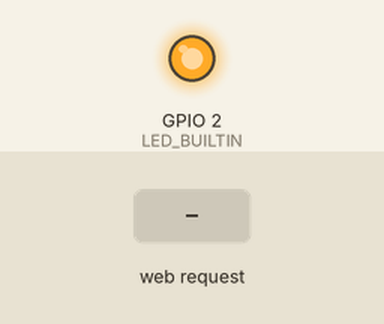
This sketch was run on a simulated ESP8266 (NodeMCU). On the bench: output pins drawn as LEDs (lit = HIGH, except the on-board LED, lit = LOW). The test bench sets the inputs (shaded band). WiFi joins after 1.5 s; servers stay silent unless stated; what the sketch prints to the serial monitor is not drawn.

Above: at 2.7 s.
2.8 s: HTTP request GET /Speed received
At 3.3 s:
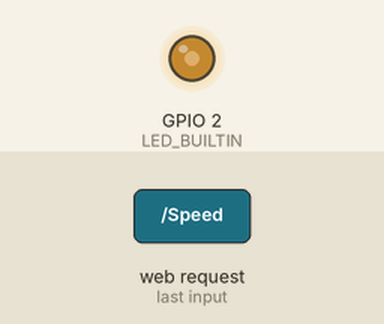
4.3 s: HTTP request GET /Off received
At 5.2 s:
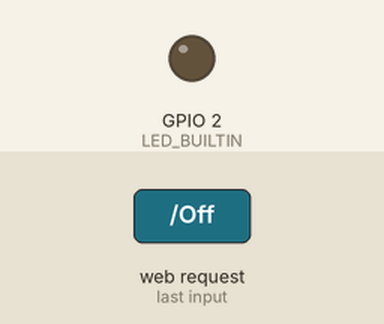
5.8 s: HTTP request GET /On received
At 7.0 s:
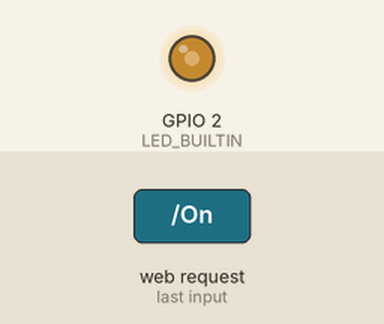
Timing chart, 0 to 8.8 s (numbered marks = the images above; inputs shaded):
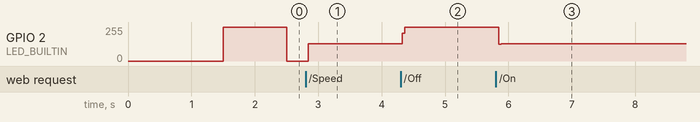

Measured:
- after the input at 2.8 s, GPIO 2 (LED_BUILTIN): 0/255 → 130/255 after 0.05 s
- after the input at 4.3 s, GPIO 2 (LED_BUILTIN): 130/255 → 255/255 at once
- after the input at 5.8 s, GPIO 2 (LED_BUILTIN): 255/255 → 130/255 at once

The sketch:

IOT__.14.ino
```cpp
#include <ESP8266WebServer.h>

#ifndef STASSID
#define STASSID "Merida 2.4GHz"
#define STAPSK  "71karel23"
#endif

const char* ssid = STASSID;
const char* password = STAPSK;

ESP8266WebServer server(80);
unsigned long previousMillis = 0;
unsigned long  interval = 1000;
boolean activated = true;

void setup() {
  Serial.begin(9600);
  WiFi.begin(ssid, password);
  while (WiFi.status() != WL_CONNECTED) {
    delay(500);
    Serial.print(".");
  }
  Serial.print("IP address: ");
  Serial.println(WiFi.localIP());
  pinMode(LED_BUILTIN, OUTPUT);
  server.begin();

  server.on("/", bruh);
  server.on("/On", On);
  server.on("/Off", Off);
  server.on("/Speed", Speed);
}

void loop() {
  server.handleClient();

  if(activated) {
    unsigned long currentMillis = millis();
    if(currentMillis - previousMillis > interval) {
      previousMillis = currentMillis;
      digitalWrite(LED_BUILTIN, !digitalRead(LED_BUILTIN));
    }
  }
}

void bruh() {
  server.send(200, "text/plain", "OK");
}

void On() {
  activated = true;
  digitalWrite(LED_BUILTIN, LOW);
  server.send(200, "text/plain", "LED zapnuta, aktivuji interval blikání");
}

void Off() {
  activated = false;
  digitalWrite(LED_BUILTIN, HIGH);
  server.send(200, "text/plain", "LED vypnuta, deaktivuji interval blikání");
}

void Speed() {
  String speed = server.arg("value");
  interval = speed.toInt() * 1000;
  activated = true;
  server.send(200, "text/plain", "Rychlost nastavena na " + speed + " sekund, aktivuji interval blikání");
}
```
